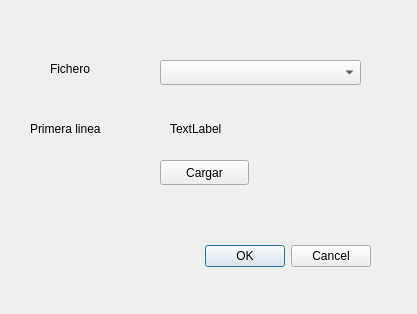
<?xml version="1.0" encoding="UTF-8"?>
<ui version="4.0">
 <class>DExamen</class>
 <widget class="QDialog" name="DExamen">
  <property name="geometry">
   <rect>
    <x>0</x>
    <y>0</y>
    <width>417</width>
    <height>314</height>
   </rect>
  </property>
  <property name="windowTitle">
   <string>Dialog</string>
  </property>
  <widget class="QDialogButtonBox" name="buttonBox">
   <property name="geometry">
    <rect>
     <x>30</x>
     <y>240</y>
     <width>341</width>
     <height>32</height>
    </rect>
   </property>
   <property name="orientation">
    <enum>Qt::Horizontal</enum>
   </property>
   <property name="standardButtons">
    <set>QDialogButtonBox::Cancel|QDialogButtonBox::Ok</set>
   </property>
  </widget>
  <widget class="QPushButton" name="btnCargar">
   <property name="geometry">
    <rect>
     <x>160</x>
     <y>160</y>
     <width>89</width>
     <height>25</height>
    </rect>
   </property>
   <property name="text">
    <string>Cargar</string>
   </property>
  </widget>
  <widget class="QComboBox" name="rutaCombobox">
   <property name="geometry">
    <rect>
     <x>160</x>
     <y>60</y>
     <width>201</width>
     <height>25</height>
    </rect>
   </property>
  </widget>
  <widget class="QLabel" name="label">
   <property name="geometry">
    <rect>
     <x>50</x>
     <y>60</y>
     <width>67</width>
     <height>17</height>
    </rect>
   </property>
   <property name="text">
    <string>Fichero</string>
   </property>
  </widget>
  <widget class="QLabel" name="label_2">
   <property name="geometry">
    <rect>
     <x>30</x>
     <y>120</y>
     <width>101</width>
     <height>17</height>
    </rect>
   </property>
   <property name="text">
    <string>Primera linea</string>
   </property>
  </widget>
  <widget class="QLabel" name="txtPrimeraLinea">
   <property name="geometry">
    <rect>
     <x>170</x>
     <y>120</y>
     <width>67</width>
     <height>17</height>
    </rect>
   </property>
   <property name="text">
    <string>TextLabel</string>
   </property>
  </widget>
 </widget>
 <resources/>
 <connections>
  <connection>
   <sender>buttonBox</sender>
   <signal>accepted()</signal>
   <receiver>DExamen</receiver>
   <slot>accept()</slot>
   <hints>
    <hint type="sourcelabel">
     <x>248</x>
     <y>254</y>
    </hint>
    <hint type="destinationlabel">
     <x>157</x>
     <y>274</y>
    </hint>
   </hints>
  </connection>
  <connection>
   <sender>buttonBox</sender>
   <signal>rejected()</signal>
   <receiver>DExamen</receiver>
   <slot>reject()</slot>
   <hints>
    <hint type="sourcelabel">
     <x>316</x>
     <y>260</y>
    </hint>
    <hint type="destinationlabel">
     <x>286</x>
     <y>274</y>
    </hint>
   </hints>
  </connection>
 </connections>
</ui>
